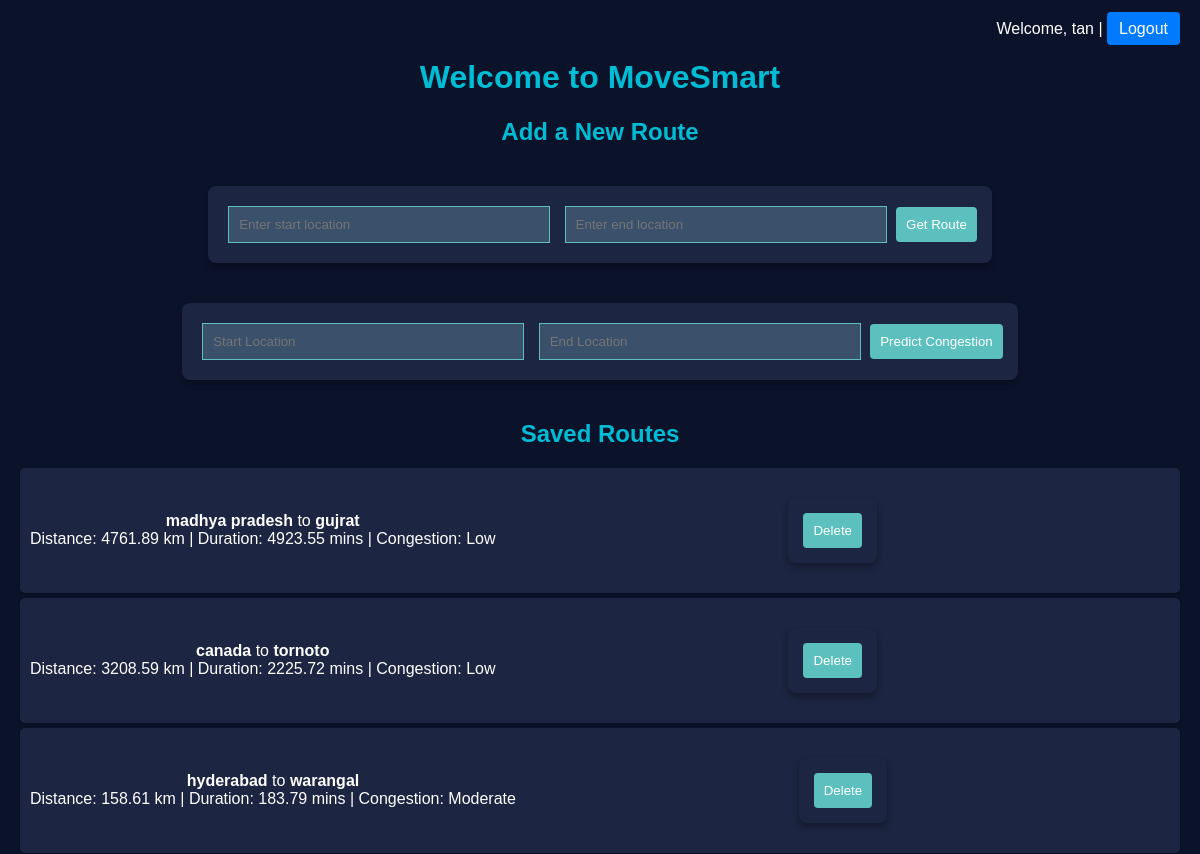
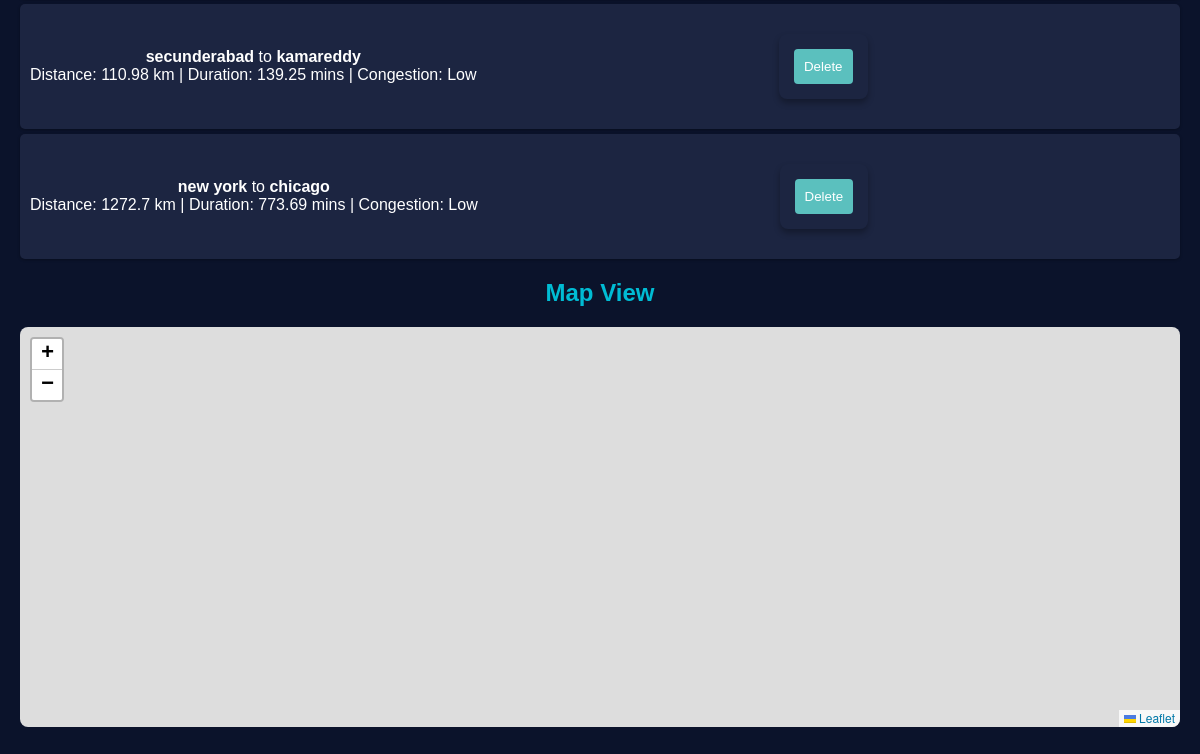
The page / (signed in) on the database as committed earlier (2 pictures, top to bottom).
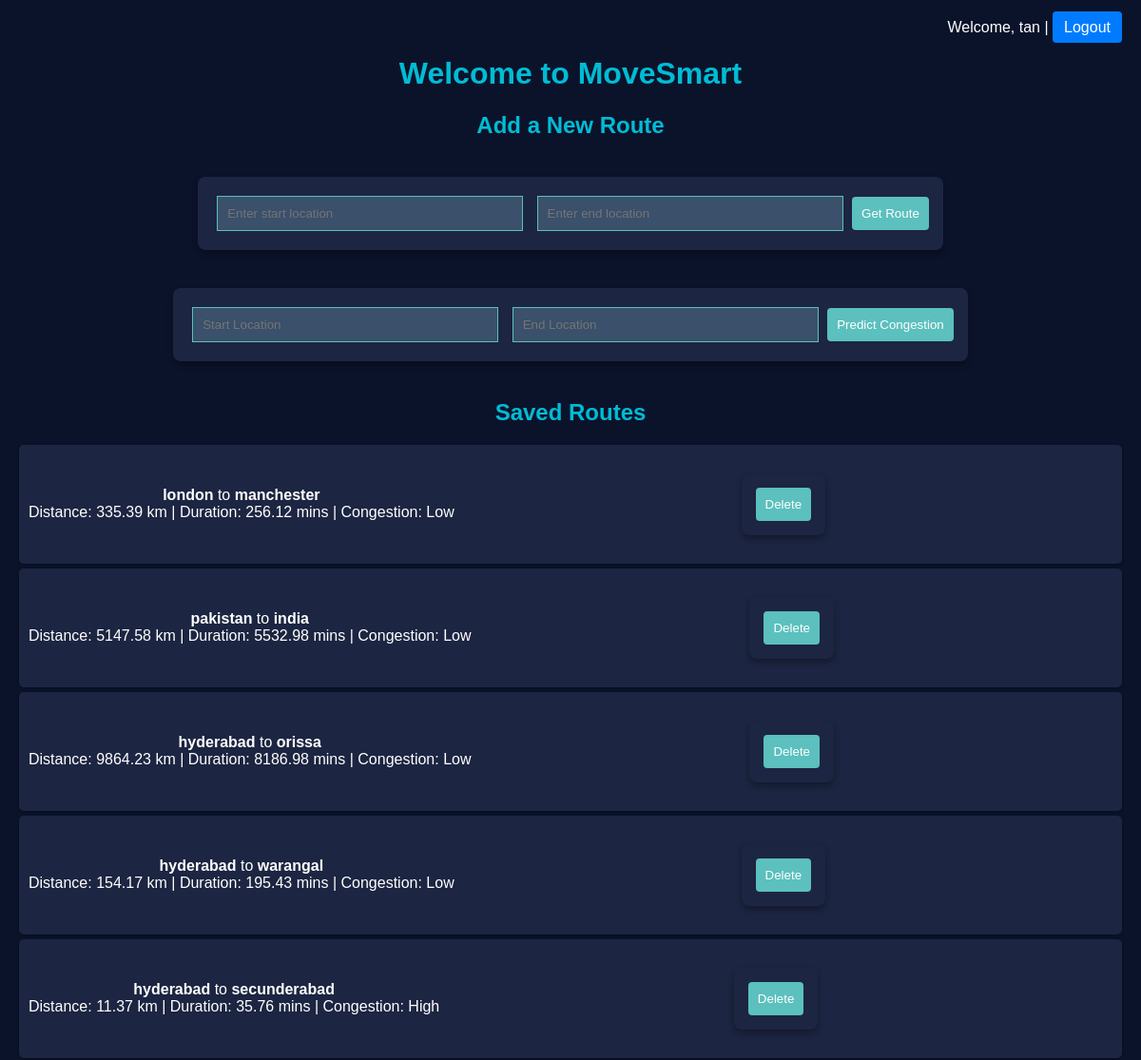
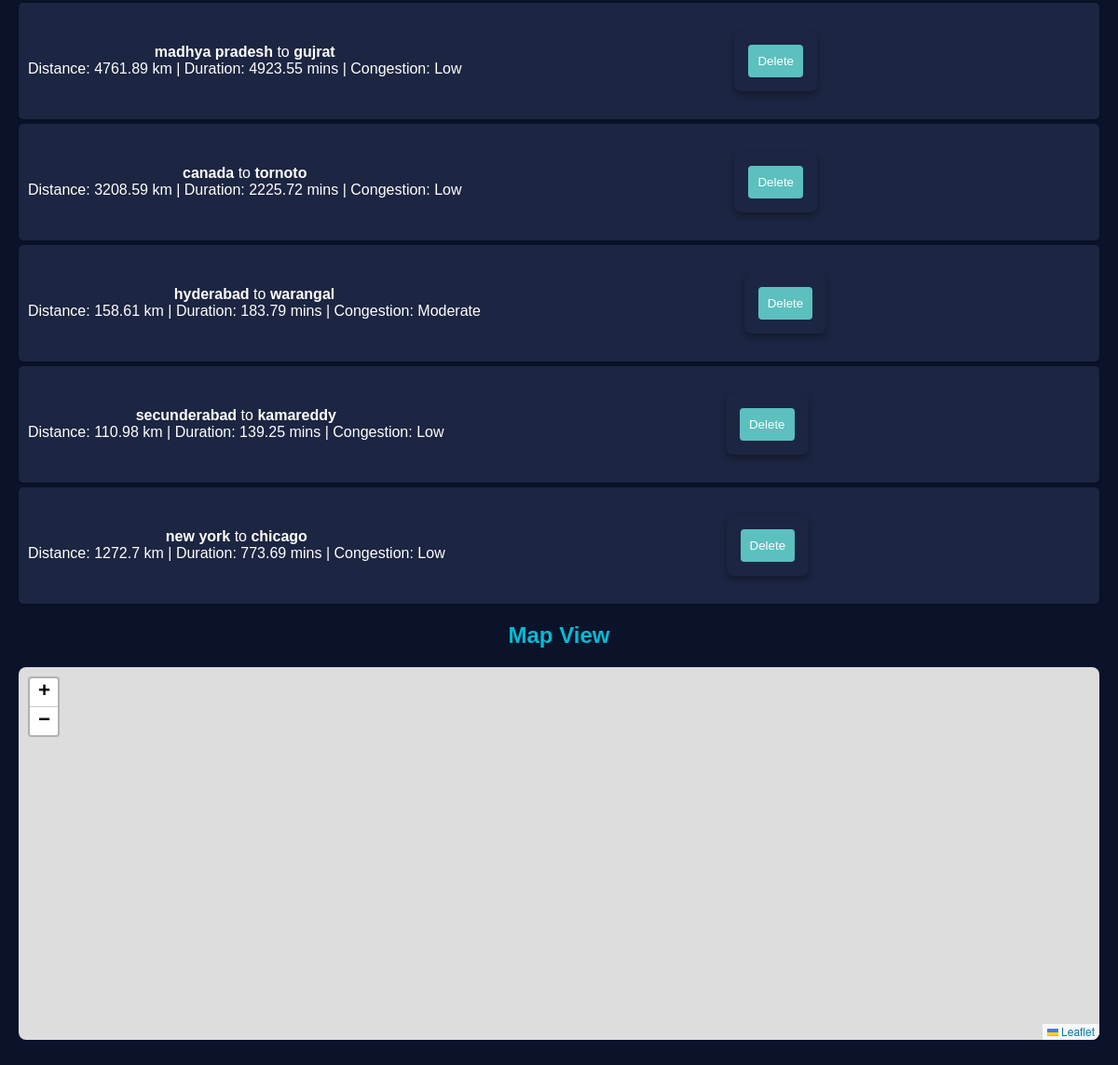
The same page on the database as committed later (2 pictures, top to bottom).
### app.py (models this page shows)
class Route(db.Model):
    id = db.Column(db.Integer, primary_key=True)
    start_location = db.Column(db.String(200), nullable=False)
    end_location = db.Column(db.String(200), nullable=False)
    distance = db.Column(db.Float)         # in kilometers
    duration = db.Column(db.Float)         # in minutes
    congestion_level = db.Column(db.String(50))
    timestamp = db.Column(db.DateTime, default=db.func.current_timestamp())

### app.py (the view)
@app.route('/')
def home():
    if 'user' not in session:
        return redirect(url_for('login'))
    routes = Route.query.order_by(Route.timestamp.desc()).all()
    return render_template('index.html', routes=routes, user=session['user'])

### templates/index.html (shortened to what this page needs)
<!DOCTYPE html>
<html lang="en">
<head>
  <link rel="stylesheet" href="https://unpkg.com/leaflet/dist/leaflet.css"/>
  <link rel="stylesheet" href="{{ url_for('static', filename='style.css') }}">
</head>
<body>
  <nav>
    <span>Welcome, {{ user }}</span> | <a href="{{ url_for('logout') }}">Logout</a>
  </nav>
  <h1>Welcome to MoveSmart</h1>
  <h2>Add a New Route</h2>
  <form action="/add_route" method="POST">
    <input type="text" name="start_location" placeholder="Enter start location" required>
    <input type="text" name="end_location" placeholder="Enter end location" required>
    <button type="submit">Get Route</button>
  </form>
  <form id="predictForm" class="mb-6">
    <input type="text" name="start_location" placeholder="Start Location" class="p-2 rounded text-black" required>
    <input type="text" name="end_location" placeholder="End Location" class="p-2 rounded text-black" required>
    <button type="submit" class="bg-green-600 px-3 py-2 rounded">Predict Congestion</button>
  </form>
  <h2>Saved Routes</h2>
  <ul>
    {% for route in routes %}
      <li>
        <div>
          <strong>{{ route.start_location }}</strong> to <strong>{{ route.end_location }}</strong><br>
          Distance: {{ route.distance }} km | Duration: {{ route.duration }} mins | Congestion: {{ route.congestion_level }}
        </div>
        <form action="/delete_route/{{ route.id }}" method="POST" onsubmit="return confirm('Are you sure you want to delete this route?');">
          <button type="submit">Delete</button>
        </form>
      </li>
    {% endfor %}
  </ul>
  <h2>Map View</h2>
  <div id="map"></div>
</body>
</html>

### static/style.css (style rules this page uses)
body { font-family: Arial, sans-serif; margin: 0; padding: 20px; background: #0b132b; color: white; text-align: center; }
nav { text-align: right; margin-bottom: 20px; }
nav a { text-decoration: none; color: #fff; background: #007bff; padding: 8px 12px; border-radius: 4px; }
h1, h2 { color: #00bcd4; }
form { margin: 20px auto; background: #1c2541; padding: 15px; border-radius: 8px; display: inline-block; box-shadow: 0px 4px 6px rgba(0, 0, 0, 0.3); }
input { padding: 10px; margin: 5px; width: 300px; background: #3a506b; color: #ffffff; border: 1px solid #5bc0be; }
button { padding: 10px; background: #5bc0be; color: white; border: none; border-radius: 4px; cursor: pointer; }
ul { list-style-type: none; padding: 0; }
li { background: #1c2541; margin: 5px 0; padding: 10px; border-radius: 5px; box-shadow: 0 1px 3px rgba(0, 0, 0, 0.3); color: white; display: flex; justify-content: space-between; align-items: center; }
#map { height: 400px; width: 100%; margin: 20px 0; border-radius: 8px; }

Rows that differ between the two databases and show on the page:
added Route: start_location "london", end_location "manchester", distance "335.39", duration "256.12", congestion_level "Low"
added Route: start_location "pakistan", end_location "india", distance "5147.58", duration "5532.98", congestion_level "Low"
added Route: start_location "hyderabad", end_location "orissa", distance "9864.23", duration "8186.98", congestion_level "Low"
added Route: start_location "hyderabad", end_location "warangal", distance "154.17", duration "195.43", congestion_level "Low"
added Route: start_location "hyderabad", end_location "secunderabad", distance "11.37", duration "35.76", congestion_level "High"
